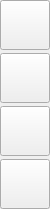
        <widget class="QFrame" name="frame_left_menu">
         <property name="minimumSize">
          <size>
           <width>50</width>
           <height>0</height>
          </size>
         </property>
         <property name="maximumSize">
          <size>
           <width>50</width>
           <height>16777215</height>
          </size>
         </property>
         <property name="styleSheet">
          <string notr="true"/>
         </property>
         <property name="frameShape">
          <enum>QFrame::NoFrame</enum>
         </property>
         <property name="frameShadow">
          <enum>QFrame::Raised</enum>
         </property>
         <layout class="QVBoxLayout" name="verticalLayout_3">
          <property name="leftMargin">
           <number>0</number>
          </property>
          <property name="topMargin">
           <number>0</number>
          </property>
          <property name="rightMargin">
           <number>0</number>
          </property>
          <property name="bottomMargin">
           <number>0</number>
          </property>
          <item>
           <widget class="QFrame" name="frame_top_menus">
            <property name="sizePolicy">
             <sizepolicy hsizetype="Ignored" vsizetype="Preferred">
              <horstretch>0</horstretch>
              <verstretch>0</verstretch>
             </sizepolicy>
            </property>
            <property name="minimumSize">
             <size>
              <width>0</width>
              <height>0</height>
             </size>
            </property>
            <property name="styleSheet">
             <string notr="true"/>
            </property>
            <property name="frameShape">
             <enum>QFrame::NoFrame</enum>
            </property>
            <property name="frameShadow">
             <enum>QFrame::Raised</enum>
            </property>
            <layout class="QVBoxLayout" name="verticalLayout_4">
             <property name="spacing">
              <number>3</number>
             </property>
             <property name="leftMargin">
              <number>0</number>
             </property>
             <property name="topMargin">
              <number>0</number>
             </property>
             <property name="rightMargin">
              <number>0</number>
             </property>
             <property name="bottomMargin">
              <number>0</number>
             </property>
             <item>
              <widget class="QPushButton" name="btn_page_chat">
               <property name="sizePolicy">
                <sizepolicy hsizetype="Ignored" vsizetype="Fixed">
                 <horstretch>0</horstretch>
                 <verstretch>0</verstretch>
                </sizepolicy>
               </property>
               <property name="minimumSize">
                <size>
                 <width>50</width>
                 <height>50</height>
                </size>
               </property>
               <property name="maximumSize">
                <size>
                 <width>50</width>
                 <height>50</height>
                </size>
               </property>
               <property name="font">
                <font>
                 <family>Segoe UI</family>
                 <pointsize>12</pointsize>
                 <weight>50</weight>
                 <bold>false</bold>
                </font>
               </property>
               <property name="cursor">
                <cursorShape>PointingHandCursor</cursorShape>
               </property>
               <property name="styleSheet">
                <string notr="true"/>
               </property>
               <property name="text">
                <string/>
               </property>
               <property name="icon">
                <iconset resource="icons.qrc">
                 <normaloff>:/icons/icons/message-circle.svg</normaloff>:/icons/icons/message-circle.svg</iconset>
               </property>
               <property name="iconSize">
                <size>
                 <width>30</width>
                 <height>30</height>
                </size>
               </property>
              </widget>
             </item>
             <item>
              <widget class="QPushButton" name="btn_page_settings">
               <property name="sizePolicy">
                <sizepolicy hsizetype="Ignored" vsizetype="Fixed">
                 <horstretch>0</horstretch>
                 <verstretch>0</verstretch>
                </sizepolicy>
               </property>
               <property name="minimumSize">
                <size>
                 <width>50</width>
                 <height>50</height>
                </size>
               </property>
               <property name="maximumSize">
                <size>
                 <width>50</width>
                 <height>50</height>
                </size>
               </property>
               <property name="font">
                <font>
                 <family>Segoe UI</family>
                 <pointsize>12</pointsize>
                 <weight>50</weight>
                 <bold>false</bold>
                </font>
               </property>
               <property name="cursor">
                <cursorShape>PointingHandCursor</cursorShape>
               </property>
               <property name="styleSheet">
                <string notr="true"/>
               </property>
               <property name="text">
                <string/>
               </property>
               <property name="icon">
                <iconset resource="icons.qrc">
                 <normaloff>:/icons/icons/settings.svg</normaloff>:/icons/icons/settings.svg</iconset>
               </property>
               <property name="iconSize">
                <size>
                 <width>30</width>
                 <height>30</height>
                </size>
               </property>
              </widget>
             </item>
             <item>
              <widget class="QPushButton" name="btn_page_info">
               <property name="sizePolicy">
                <sizepolicy hsizetype="Ignored" vsizetype="Fixed">
                 <horstretch>0</horstretch>
                 <verstretch>0</verstretch>
                </sizepolicy>
               </property>
               <property name="minimumSize">
                <size>
                 <width>50</width>
                 <height>50</height>
                </size>
               </property>
               <property name="maximumSize">
                <size>
                 <width>50</width>
                 <height>50</height>
                </size>
               </property>
               <property name="font">
                <font>
                 <family>Segoe UI</family>
                 <pointsize>12</pointsize>
                 <weight>50</weight>
                 <bold>false</bold>
                </font>
               </property>
               <property name="cursor">
                <cursorShape>PointingHandCursor</cursorShape>
               </property>
               <property name="styleSheet">
                <string notr="true"/>
               </property>
               <property name="text">
                <string/>
               </property>
               <property name="icon">
                <iconset resource="icons.qrc">
                 <normaloff>:/icons/icons/info.svg</normaloff>:/icons/icons/info.svg</iconset>
               </property>
               <property name="iconSize">
                <size>
                 <width>30</width>
                 <height>30</height>
                </size>
               </property>
              </widget>
             </item>
             <item>
              <spacer name="verticalSpacer">
               <property name="orientation">
                <enum>Qt::Vertical</enum>
               </property>
               <property name="sizeType">
                <enum>QSizePolicy::Expanding</enum>
               </property>
               <property name="sizeHint" stdset="0">
                <size>
                 <width>20</width>
                 <height>0</height>
                </size>
               </property>
              </spacer>
             </item>
             <item alignment="Qt::AlignHCenter|Qt::AlignBottom">
              <widget class="QPushButton" name="btn_exit_in_menu">
               <property name="minimumSize">
                <size>
                 <width>50</width>
                 <height>50</height>
                </size>
               </property>
               <property name="maximumSize">
                <size>
                 <width>50</width>
                 <height>50</height>
                </size>
               </property>
               <property name="font">
                <font>
                 <family>Segoe UI</family>
                 <pointsize>12</pointsize>
                </font>
               </property>
               <property name="text">
                <string/>
               </property>
               <property name="icon">
                <iconset resource="icons.qrc">
                 <normaloff>:/icons/icons/log-out.svg</normaloff>:/icons/icons/log-out.svg</iconset>
               </property>
               <property name="iconSize">
                <size>
                 <width>30</width>
                 <height>30</height>
                </size>
               </property>
              </widget>
             </item>
            </layout>
           </widget>
          </item>
         </layout>
        </widget>
